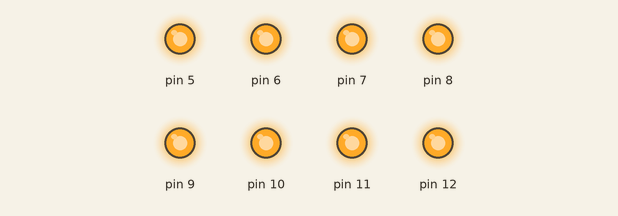
Simulated run of this sketch. Board: Arduino Uno, built with avr-gcc and run on an emulated ATmega328P. Shown: output pins drawn as LEDs (lit = HIGH).

Above: at 0.2 s.
At 1.7 s:
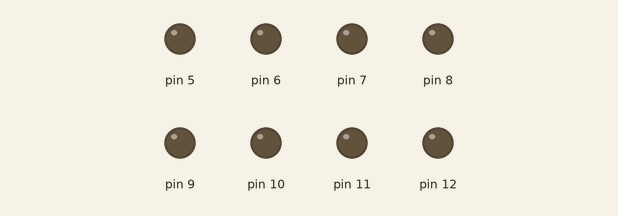
Timing chart, 0 to 3.0 s (numbered marks = the images above):
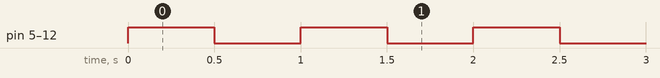

The sketch:

Sortides_i_entrades_digitals_1.ino
```cpp
/****************************************************************
**                                                             **
**                      TÍTOL: Sortides i entrades digitals    **
**                                                             **
**                                                             **
**  NOM: EDDER GARCIA PINO                     DATA 23/01/2017 **
****************************************************************/
//************************ INCLUDE ******************************


//*********************** VARIABLES *****************************


//************************* SETUP *******************************

void setup() {               // configura el final de salida
 pinMode(5, OUTPUT);
 pinMode(6, OUTPUT);
 pinMode(7, OUTPUT);
 pinMode(8, OUTPUT);
 pinMode(9, OUTPUT);
 pinMode(10, OUTPUT);
 pinMode(11, OUTPUT);
 pinMode(12, OUTPUT);
}

//************************** LOOP *******************************

void loop() {                // inicia el bucle del programa
 digitalWrite(5, HIGH);
 digitalWrite(6, HIGH);
 digitalWrite(7, HIGH);
 digitalWrite(8, HIGH);
 digitalWrite(9, HIGH);
 digitalWrite(10, HIGH);
 digitalWrite(11, HIGH);
 digitalWrite(12, HIGH);

 delay(500);

 digitalWrite(5, LOW);
 digitalWrite(6, LOW);
 digitalWrite(7, LOW);
 digitalWrite(7, LOW);
 digitalWrite(8, LOW);
 digitalWrite(9, LOW);
 digitalWrite(10, LOW);
 digitalWrite(11, LOW);
 digitalWrite(12, LOW);

 delay(500);

}

//************************* FUNCIONS ****************************
```

Measured:
- by itself, pin 5–12: alternates HIGH for 0.50 s and LOW for 0.50 s
